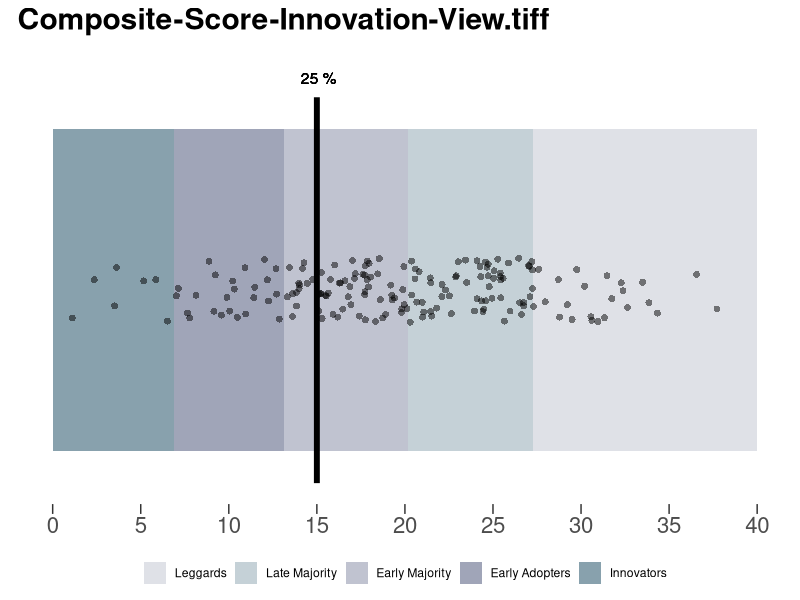

This figure's R source:
library(dplyr)
library(ggplot2)

# generate sample data 
set.seed(342)
lvl <- c("Laggards", "Late Majority", 'Early Majority', 'Early Adopters', "Innovators")
n = 180
wcs <- data.frame(WCS = rnorm(n, 20, 8), axis = factor(rep("A", n)))
wcs$WCS[wcs$WCS < 0 | wcs$WCS > 40] <- rnorm(1, 12,4)
x <- wcs$WCS

calculate_rogers <- function(x){
    # calcualte roger groups by using quantile function
    qntl <- c(.16, .5, .84, .975, 1)
    qntl <- c(0, quantile(x, probs = qntl))
    qntl[length(qntl)] <- 40
    v <- qntl %>% diff
    names(v) <- NULL
    return(v)
}

qntl <- calculate_rogers(wcs$WCS)
roger_cat <- c('Leggards', 'Late Majority', 'Early Majority', 'Early Adopters', 'Innovators')

rogers <- data.frame(
    value = qntl,
    key = factor(roger_cat, levels = roger_cat, ordered = T))

wcs_colors <- c('#dfe1e7', '#c5d1d7', '#c0c3d0', "#a0a5b8", '#88a1ad')
theme_wcs_innovation <- theme(axis.ticks.y = element_blank(),
                              axis.text.y = element_blank(),
                              axis.title.y = element_blank(),
                              legend.position = "bottom",
                              panel.background = element_blank(),
                              legend.title = element_blank(), 
                              legend.key = element_blank(), 
                              axis.title = element_blank(),
                              axis.text.x = element_text(size = 16),
                              axis.ticks.length=unit(0.25,"cm"))

df <- data.frame(x = c(15, 15), y = c(1.2,1.8))

pos_jtr <- position_jitter(height = 0, width = .05)
performance_bar <- ggplot(data = rogers, mapping = aes(x = 1.5, y = value, fill = key)) + 
    geom_bar(stat = "identity", width = .5) +
    geom_point(data = wcs, mapping = aes(x = 1.5, y = WCS, fill = NULL), size = 2, alpha = .5, shape = 16, position = pos_jtr) + 
    coord_flip() +
    scale_fill_manual(values = wcs_colors) +
    scale_x_continuous(limits = c(1.2, 1.85)) +
    scale_y_continuous(breaks=seq(0,40,5)) +
    geom_bar(stat = "identity", width = .5, alpha = 0) +
    geom_line(data = df, mapping = aes(y = x, x = y, fill = NULL), lwd = 2) +
    geom_text(label = " 25 %", x = 1.83, y = 15) + 
    theme_wcs_innovation +
    guides(fill = guide_legend(override.aes = list(alpha = 1))) +
    ggtitle("Composite-Score-Innovation-View.tiff") +
    theme(title = element_text(face = "bold", size = 18))

performance_bar

# ggsave("composite-score-innovation-view.tiff", height = 4, width = 10)
